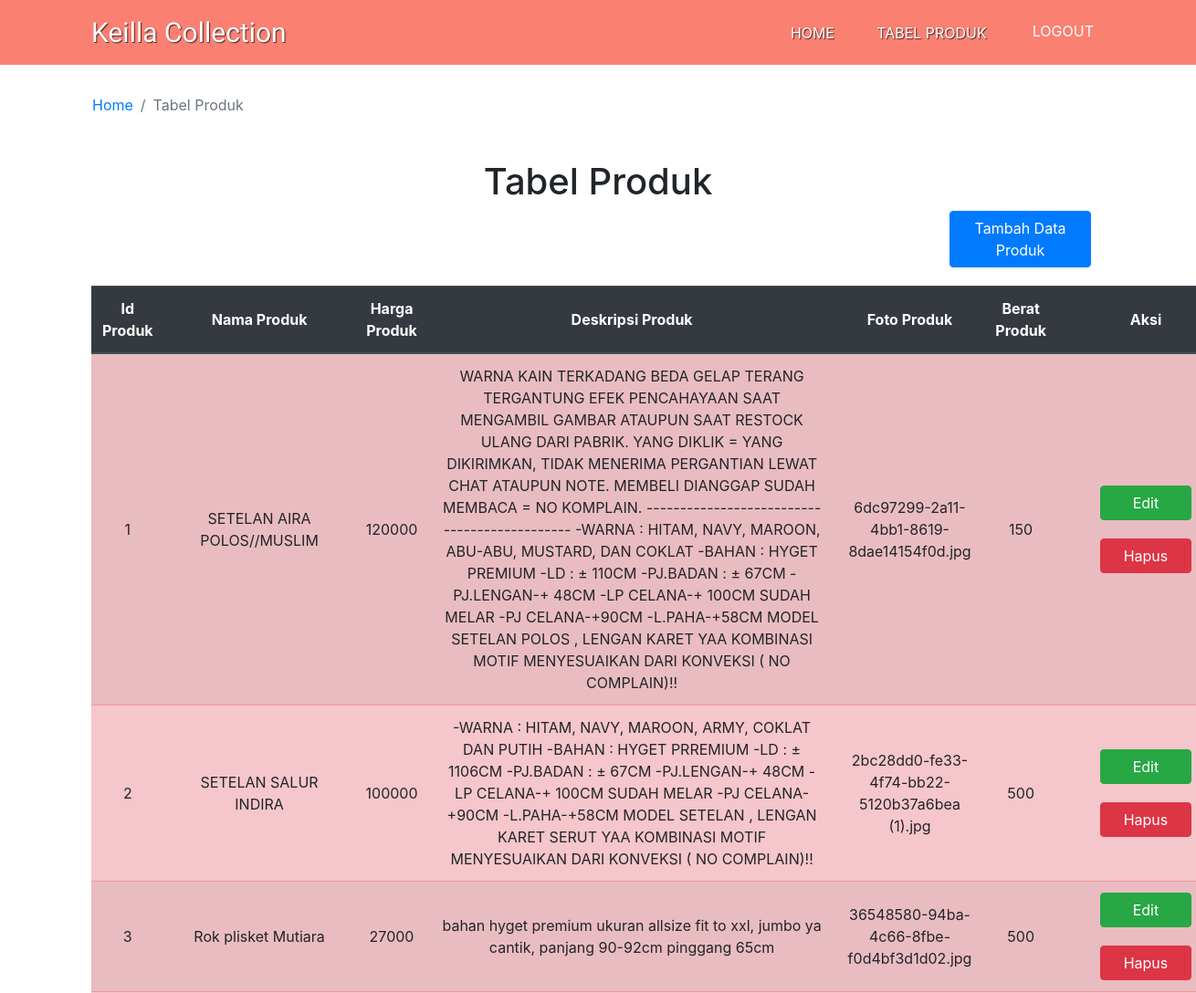
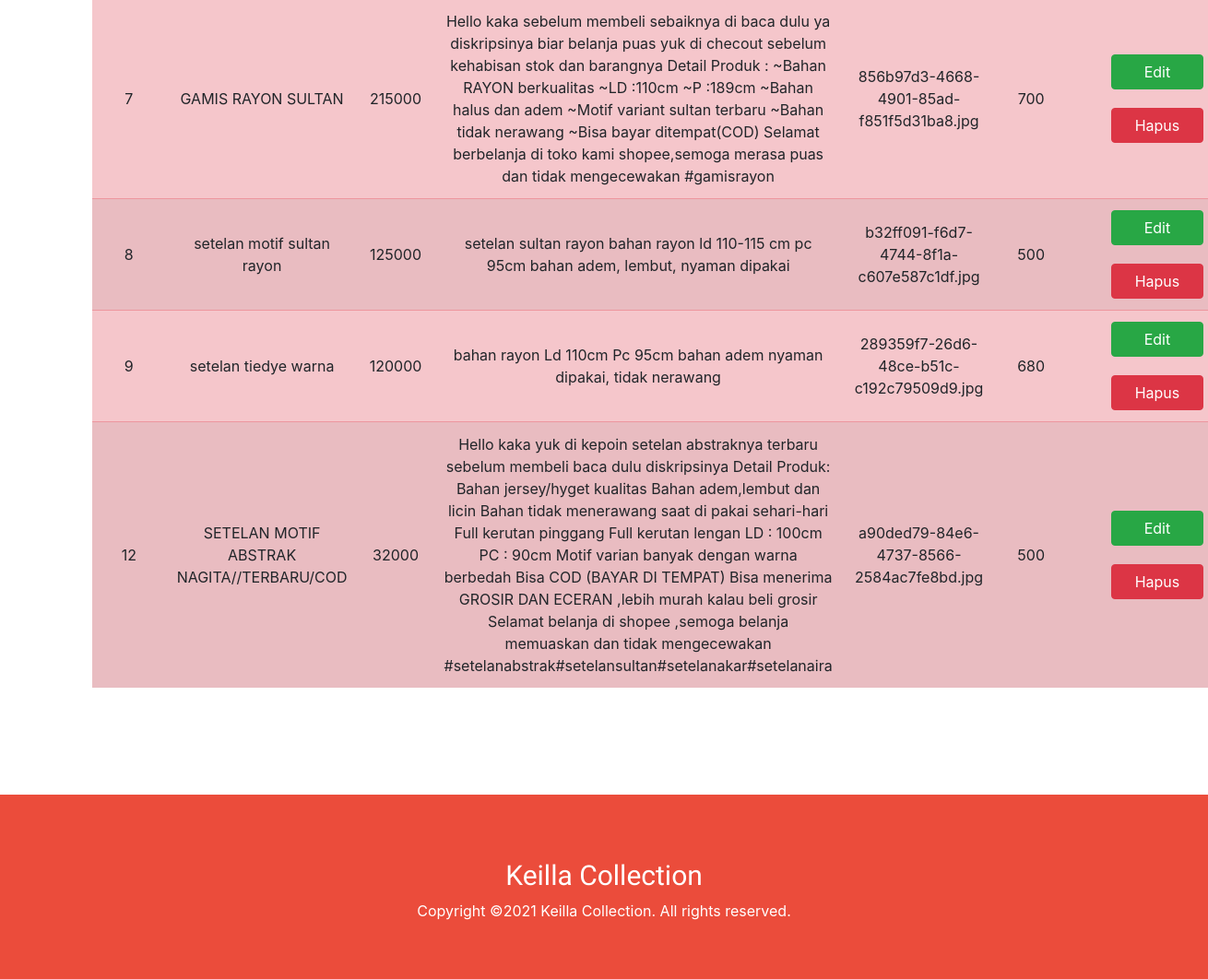
The app's page /view/tabelproduk.php (signed in) with its own data (2 pictures, top to bottom).
### tables this page shows
CREATE TABLE `produk` (
  `id_produk` int(11) NOT NULL,
  `nama_produk` varchar(100) NOT NULL,
  `harga_produk` int(11) NOT NULL,
  `berat_produk` int(11) NOT NULL,
  `foto_produk` varchar(100) NOT NULL,
  `deskripsi_produk` varchar(1000) NOT NULL
);

### koneksi/koneksi.php (called while the page is built, shortened)
<?php
$dbname = "keilla_collection";

### koneksi/dataproduk.php (called while the page is built)
<?php
function getvalue()
{
  include("koneksi.php");
  $dataproduk = [];
  $sql = mysqli_query($con, "SELECT * FROM produk");
  if ($sql) {
    while ($row = mysqli_fetch_array($sql)) {
      $dataproduk[] = $row;
    }
  }
  return $dataproduk;
}

### view/tabelproduk.php (the view, shortened to what this page needs)
<?php
include('../koneksi/dataproduk.php');
?>
<!doctype html>
<html lang="en">
<head>
  <link rel="stylesheet" href="https://cdn.jsdelivr.net/npm/bootstrap@4.6.0/dist/css/bootstrap.min.css">
  <link rel="stylesheet" href="../css/style.css">
</head>
<body class="bodydetail">
  <?php include("../view/header2.php"); ?>
  <div class="container">
    <div class="row">
      <nav aria-label="breadcrumb">
        <ol class="breadcrumb">
          <li class="breadcrumb-item"><a href="home.php">Home</a></li>
          <li class="breadcrumb-item active" aria-current="page">Tabel Produk</li>
        </ol>
      </nav>
    </div>
  </div>
  <div class="container tabelproduk">
    <div class="col-sm-12 text-center">
      <h1 style="margin-top: 20px;">Tabel Produk</h1>
    </div>
    <div class="col-sm-2 offset-sm-10">
      <a class="btn btn-primary" href="halamantambahbarang.php" role="button">Tambah Data Produk</a>
    </div>
    <div class="row">
      <div class="col">
        <table class="table table-striped table-danger">
          <thead class="thead-dark">
            <tr>
              <th scope="col" class="align-middle text-center">Id Produk</th>
              <th scope="col" class="align-middle text-center">Nama Produk</th>
              <th scope="col" class="align-middle text-center">Harga Produk</th>
              <th scope="col" class="align-middle text-center">Deskripsi Produk</th>
              <th scope="col" class="align-middle text-center">Foto Produk</th>
              <th scope="col" class="align-middle text-center">Berat Produk</th>
              <th scope="col" class="align-middle text-center">Aksi</th>
            </tr>
          </thead>
          <tbody>
            <?php $no = 1;
            foreach ($dataproduk = getvalue() as $data) : ?>
              <tr>
                <td class="align-middle text-center"><?= $data['id_produk']; ?></td>
                <td class="align-middle text-center"><?= $data['nama_produk']; ?></td>
                <td class="align-middle text-center"><?= $data['harga_produk']; ?></td>
                <td class="align-middle text-center"><?= $data['deskripsi_produk']; ?></td>
                <td class="align-middle text-center"><?= $data['foto_produk']; ?></td>
                <td class="align-middle text-center"><?= $data['berat_produk']; ?></td>
                <td class="align-middle text-center">
                  <div class="row" style="margin-bottom: 20px; width:200px;">
                    <div class="col">
                      <a href="halamanedit.php? id=<?= $data['id_produk'] ?>" class="align-middle btn btn-success" style="width:100px;">Edit</a>
                    </div>
                  </div>
                  <div class="row">
                    <div class="col">
                      <a href="../koneksi/hapusproduk.php? id=<?= $data['id_produk'] ?>" class="align-middle btn btn-danger" style="width:100px;">Hapus</a>
                    </div>
                  </div>
                </td>
              </tr>
            <?php endforeach ?>
          </tbody>
        </table>
      </div>
    </div>
  </div>
  <?php include("../view/footer.php"); ?>
</body>
</html>

### view/header2.php (shortened to what this page needs)
<nav class="navbar navbar-expand-lg navbar-light navbar-custom">
  <div class="container">
    <?php
    if (!isset($_SESSION) || !isset($_SESSION['status']) || $_SESSION['status'] != "login") { ?>
      <a class="navbar-brand" href="home.php">Keilla Collection</a>
    <?php
    } else { ?>
      <a class="navbar-brand" href="admin.php">Keilla Collection</a>
    <?php
    } ?>
    <div class="collapse navbar-collapse" id="navbarNavAltMarkup">
      <div class="navbar-nav ml-auto">
        <?php
        if (!isset($_SESSION) || !isset($_SESSION['status']) || $_SESSION['status'] != "login") { ?>
          <a class="nav-item nav-link" href="home.php">Home</a>
          <a class="nav-item nav-link" href="produk.php">Produk</a>
          <a class="nav-item nav-link" href="about.php">About</a>
          <a class="nav-item nav-link" href="contact.php">Contact</a>
          <a class="nav-item btn btn-primary rounded-pill" href="login.php">Login</a>
        <?php
        } else { ?>
          <a class="nav-link" href="admin.php">Home</a>
          <a class="nav-link" href="tabelproduk.php">Tabel Produk</a>
          <a class="nav-item btn btn-primary rounded-pill" href="../koneksi/logout.php">Logout</a>
        <?php
        }  ?>
      </div>
    </div>
  </div>
</nav>

### view/footer.php
<footer>
  <div class="customfooter">
    <div class="container">
      <div class="row">
        <div class="col-sm-12">
          <h3>Keilla Collection</h3>
          <p>Copyright &copy;2021 Keilla Collection. All rights reserved.</p>
        </div>
      </div>
    </div>
  </div>
</footer>

### css/style.css (style rules this page uses)
.navbar-brand { font-family: "Pattaya", sans-serif; font-size: 30px; color: white; }
.navbar-custom { background-color: salmon; }
.navbar { position: relative; z-index: 1; }
.nav-link { text-transform: uppercase; margin-right: 30px; color: white; }
.rounded-pill { text-transform: uppercase; background-color: salmon; border: 0cm; }
.table { margin-top: 20px; }
.bodydetail { background-image: url(../img/floor-tile.png); background-repeat: fill; }
.customfooter { width: auto; margin-top: 100px; height: 200px; background-color: #eb4c3b; text-align: center; color: white; }
.customfooter h3 { margin-top: 70px; font-family: "Pattaya", sans-serif; font-size: 30px; }
.breadcrumb { margin-top: 20px; background-color: rgba(255, 255, 255, 0); }
@media (min-width: 992px) { .navbar-brand, .nav-link { color: white !important; text-shadow: 1px 1px 1px rgba(0, 0, 0, 0.7); } }
@media (min-width: 992px) { .nav-link { text-transform: uppercase; margin-right: 30px; } }

### records on screen
produk: id_produk "1", nama_produk "SETELAN AIRA POLOS//MUSLIM", harga_produk "120000", deskripsi_produk "WARNA KAIN TERKADANG BEDA GELAP TERANG TERGANTUNG EFEK PENCAHAYAAN SAAT MENGAMBIL GAMBAR ATAUPUN SAAT RESTOCK ULANG DARI PABRIK. YANG DIKLIK = YANG DIKIRIMKAN, TIDAK MENERIMA PERGANTIAN LEWAT CHAT ATAUPUN NOTE. MEMBELI DIANGGAP SUDAH MEMBACA = NO KOMPLAIN. --------------------------------------------- -WARNA : HITAM, NAVY, MAROON, ABU-ABU, MUSTARD, DAN COKLAT -BAHAN : HYGET PREMIUM -LD : ± 110CM -PJ.BADAN : ± 67CM -PJ.LENGAN-+ 48CM -LP CELANA-+ 100CM SUDAH MELAR -PJ CELANA-+90CM -L.PAHA-+58CM MODEL SETELAN POLOS , LENGAN KARET YAA KOMBINASI MOTIF MENYESUAIKAN DARI KONVEKSI ( NO COMPLAIN)!!", foto_produk "6dc97299-2a11-4bb1-8619-8dae14154f0d.jpg", berat_produk "150"
produk: id_produk "2", nama_produk "SETELAN SALUR INDIRA", harga_produk "100000", deskripsi_produk "-WARNA : HITAM, NAVY, MAROON, ARMY, COKLAT DAN PUTIH -BAHAN : HYGET PRREMIUM -LD : ± 1106CM -PJ.BADAN : ± 67CM -PJ.LENGAN-+ 48CM -LP CELANA-+ 100CM SUDAH MELAR -PJ CELANA-+90CM -L.PAHA-+58CM MODEL SETELAN , LENGAN KARET SERUT YAA KOMBINASI MOTIF MENYESUAIKAN DARI KONVEKSI ( NO COMPLAIN)!!", foto_produk "2bc28dd0-fe33-4f74-bb22-5120b37a6bea (1).jpg", berat_produk "500"
produk: id_produk "3", nama_produk "Rok plisket Mutiara", harga_produk "27000", deskripsi_produk "bahan hyget premium ukuran allsize fit to xxl, jumbo ya cantik, panjang 90-92cm pinggang 65cm", foto_produk "36548580-94ba-4c66-8fbe-f0d4bf3d1d02.jpg", berat_produk "500"
produk: id_produk "7", nama_produk "GAMIS RAYON SULTAN", harga_produk "215000", deskripsi_produk "Hello kaka sebelum membeli sebaiknya di baca dulu ya diskripsinya biar belanja puas yuk di checout sebelum kehabisan stok dan barangnya Detail Produk : ~Bahan RAYON berkualitas ~LD :110cm ~P :189cm ~Bahan halus dan adem ~Motif variant sultan terbaru ~Bahan tidak nerawang ~Bisa bayar ditempat(COD) Selamat berbelanja di toko kami shopee,semoga merasa puas dan tidak mengecewakan #gamisrayon", foto_produk "856b97d3-4668-4901-85ad-f851f5d31ba8.jpg", berat_produk "700"
produk: id_produk "8", nama_produk "setelan motif sultan rayon", harga_produk "125000", deskripsi_produk "setelan sultan rayon bahan rayon ld 110-115 cm pc 95cm bahan adem, lembut, nyaman dipakai", foto_produk "b32ff091-f6d7-4744-8f1a-c607e587c1df.jpg", berat_produk "500"
produk: id_produk "9", nama_produk "setelan tiedye warna", harga_produk "120000", deskripsi_produk "bahan rayon Ld 110cm Pc 95cm bahan adem nyaman dipakai, tidak nerawang", foto_produk "289359f7-26d6-48ce-b51c-c192c79509d9.jpg", berat_produk "680"
produk: id_produk "12", nama_produk "SETELAN MOTIF ABSTRAK NAGITA//TERBARU/COD", harga_produk "32000", deskripsi_produk "Hello kaka yuk di kepoin setelan abstraknya terbaru sebelum membeli baca dulu diskripsinya Detail Produk: Bahan jersey/hyget kualitas Bahan adem,lembut dan licin Bahan tidak menerawang saat di pakai sehari-hari Full kerutan pinggang Full kerutan lengan LD : 100cm PC : 90cm Motif varian banyak dengan warna berbedah Bisa COD (BAYAR DI TEMPAT) Bisa menerima GROSIR DAN ECERAN ,lebih murah kalau beli grosir Selamat belanja di shopee ,semoga belanja memuaskan dan tidak mengecewakan #setelanabstrak#setelansultan#setelanakar#setelanaira", foto_produk "a90ded79-84e6-4737-8566-2584ac7fe8bd.jpg", berat_produk "500"
